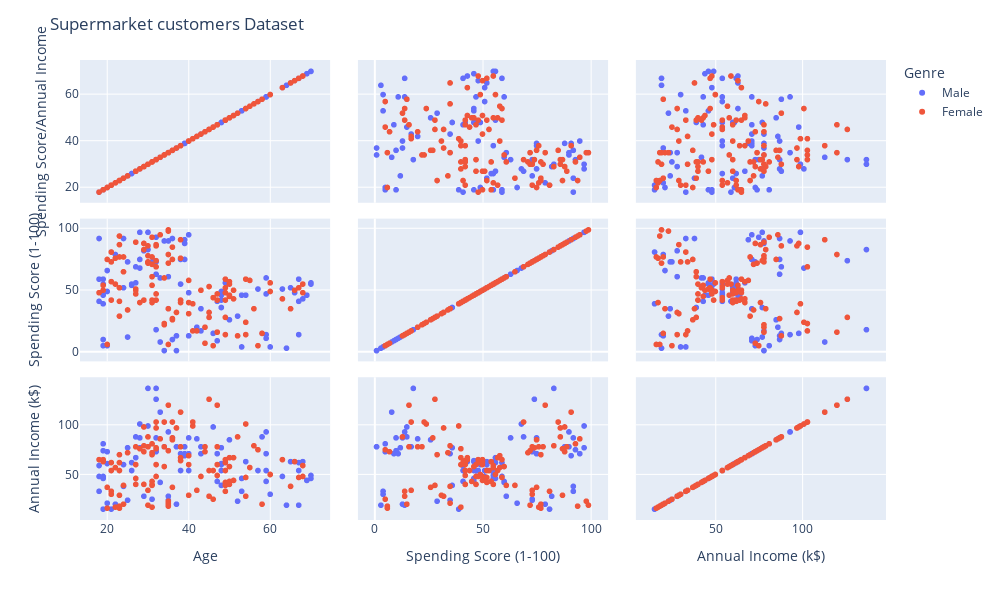

The notebook cell this image was saved under:
### Code cell
# Visualizing relationships between age, spending score, and annual income with gender using a scatter matrix
fig = px.scatter_matrix(customer_data,dimensions=["Age","Spending Score (1-100)","Annual Income (k$)"], color="Genre")
fig.update_layout(
    title='Supermarket customers Dataset',
    dragmode='select',
    width=1000,
    height=600,
    hovermode='closest',
    xaxis_title='Age',
    yaxis_title='Spending Score/Annual Income'
)
fig.show()

### Figure 1 — Plotly figure (JSON) as saved in the notebook; plotly's stock layout.template omitted (floating-point values rounded to 4 significant figures)
{"data": [{"dimensions": [{"axis": {"matches": true}, "label": "Age", "values": [19, 21, 64, 67, 37, 22, 20, 52, 35, 25, 31, 29, 35, 60, 53, 18, 24, 48, 33, 59, 47, 69, 53, 70, 19, 63, 18, 19, 70, 59, 26, 40, 57, 38, 67, 48, 18, 48, 24, 48, 20, 67, 26, 49, 54, 68, 66, 65, 19, 27, 39, 43, 40, 59, 38, 47, 39, 20, 32, 19, 32, 25, 28, 48, 34, 43, 39, 37, 34, 19, 50, 42, 32, 40, 28, 36, 36, 58, 27, 59, 35, 46, 30, 28, 33, 32, 32, 30]}, {"axis": {"matches": true}, "label": "Spending Score (1-100)", "values": [39, 81, 3, 14, 13, 79, 66, 29, 35, 73, 73, 82, 61, 4, 4, 92, 92, 36, 60, 60, 41, 46, 46, 56, 55, 51, 59, 59, 55, 47, 54, 48, 51, 55, 41, 46, 41, 49, 52, 42, 49, 59, 55, 56, 46, 43, 48, 52, 46, 56, 91, 35, 95, 11, 75, 9, 75, 5, 73, 10, 93, 12, 97, 36, 90, 17, 88, 1, 1, 5, 26, 20, 63, 13, 75, 10, 92, 15, 69, 14, 90, 15, 97, 68, 8, 74, 18, 83]}, {"axis": {"matches": true}, "label": "Annual Income (k$)", "values": [15, 15, 19, 19, 20, 20, 21, 23, 24, 24, 25, 28, 28, 30, 33, 33, 38, 39, 42, 43, 43, 44, 46, 46, 46, 48, 48, 48, 49, 54, 54, 54, 54, 54, 54, 54, 59, 60, 60, 61, 61, 62, 62, 62, 63, 63, 63, 63, 64, 67, 69, 71, 71, 71, 71, 71, 71, 73, 73, 74, 75, 77, 77, 77, 78, 78, 78, 78, 78, 81, 85, 86, 87, 87, 87, 87, 87, 88, 88, 93, 93, 98, 99, 101, 113, 126, 137, 137]}], "hovertemplate": "Genre=Male<br>%{xaxis.title.text}=%{x}<br>%{yaxis.title.text}=%{y}<extra></extra>", "legendgroup": "Male", "marker": {"color": "#636efa", "symbol": "circle"}, "name": "Male", "showlegend": true, "type": "splom"}, {"dimensions": [{"axis": {"matches": true}, "label": "Age", "values": [20, 23, 31, 22, 35, 23, 30, 35, 58, 24, 35, 35, 46, 54, 45, 40, 23, 21, 49, 21, 42, 30, 36, 20, 65, 31, 49, 24, 50, 27, 29, 31, 49, 31, 50, 51, 27, 67, 54, 43, 68, 32, 47, 60, 60, 45, 23, 49, 46, 21, 55, 22, 34, 50, 68, 40, 32, 47, 27, 23, 49, 21, 66, 19, 38, 18, 19, 63, 49, 51, 50, 38, 40, 23, 31, 25, 31, 29, 44, 35, 57, 28, 32, 32, 34, 44, 38, 47, 27, 30, 30, 56, 29, 31, 36, 33, 36, 52, 30, 37, 32, 29, 41, 54, 41, 36, 34, 32, 38, 47, 35, 45]}, {"axis": {"matches": true}, "label": "Spending Score (1-100)", "values": [6, 77, 40, 76, 6, 94, 72, 99, 15, 77, 35, 98, 5, 14, 32, 31, 87, 73, 14, 81, 17, 73, 26, 75, 35, 61, 28, 65, 55, 47, 42, 42, 52, 54, 45, 50, 51, 52, 59, 50, 48, 47, 42, 49, 56, 53, 52, 42, 44, 57, 58, 55, 60, 46, 55, 40, 42, 47, 50, 41, 48, 42, 50, 54, 42, 48, 50, 43, 59, 43, 57, 40, 58, 29, 77, 34, 71, 88, 7, 72, 5, 40, 87, 74, 22, 20, 76, 16, 89, 78, 73, 35, 83, 93, 75, 95, 27, 13, 86, 32, 86, 88, 39, 24, 17, 85, 23, 69, 91, 16, 79, 28]}, {"axis": {"matches": true}, "label": "Annual Income (k$)", "values": [16, 16, 17, 17, 18, 18, 19, 19, 20, 20, 21, 23, 25, 28, 28, 29, 29, 30, 33, 33, 34, 34, 37, 37, 38, 39, 39, 39, 40, 40, 40, 40, 42, 43, 43, 44, 46, 47, 47, 48, 48, 48, 49, 50, 50, 54, 54, 54, 54, 54, 57, 57, 58, 58, 59, 60, 60, 60, 60, 62, 62, 62, 63, 63, 64, 65, 65, 65, 65, 67, 67, 67, 69, 70, 70, 72, 72, 73, 73, 74, 75, 76, 76, 77, 78, 78, 78, 78, 78, 78, 78, 79, 79, 81, 85, 86, 87, 88, 88, 97, 97, 98, 99, 101, 103, 103, 103, 103, 113, 120, 120, 126]}], "hovertemplate": "Genre=Female<br>%{xaxis.title.text}=%{x}<br>%{yaxis.title.text}=%{y}<extra></extra>", "legendgroup": "Female", "marker": {"color": "#EF553B", "symbol": "circle"}, "name": "Female", "showlegend": true, "type": "splom"}], "layout": {"dragmode": "select", "height": 600, "hovermode": "closest", "legend": {"title": {"text": "Genre"}, "tracegroupgap": 0}, "margin": {"t": 60}, "title": {"text": "Supermarket customers Dataset"}, "width": 1000, "xaxis": {"title": {"text": "Age"}}, "yaxis": {"title": {"text": "Spending Score/Annual Income"}}}}
